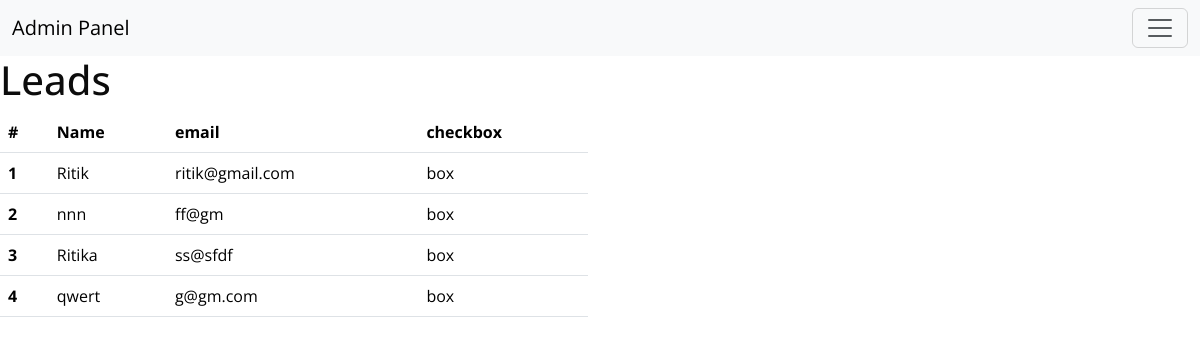
The app's page /ad (signed in) with its own data.
### app/models.py (models this page shows, shortened)
class Leads(models.Model):
    name=models.CharField(max_length=50)
    email=models.EmailField(unique=True)

### Future/decorators.py (the view)
        def wrapper_func(request,*args,**kwargs):
            print('working',allowed_roles)
            group=None
            if request.user.groups.exists():
                group=request.user.groups.all()[0].name
            if group in allowed_roles:
                return view_func(request,*args,**kwargs)
            else:
                return HttpResponse('not authorized')

### app/views.py (called while the page is built)
@login_required(login_url='admin_login')
@allowed_users(allowed_roles=['User_adm'])
def admin_home(request):
    leads=Leads.objects.all()
    context={
        'leads':leads
    }
    return render (request,'admin_home.html',context)

### templates/admin_home.html (shortened to what this page needs)
{% extends "admin_base.html" %}
{% block page %}
<h1>
    Leads
</h1>
<div class="row justify-content-start">
<div class="col-6">
<table class="table">
    <thead>
      <tr>
        <th scope="col">#</th>
        <th scope="col">Name</th>
        <th scope="col">email</th>
        <th scope="col">checkbox</th>
      </tr>
    </thead>
    <tbody>
        {% for i in leads %}
      <tr>
        <th scope="row">{{forloop.counter}}</th>
        <td>{{i.name}}</td>
        <td>{{i.email}}</td>
        <td>box</td>
      </tr>
      {% endfor %}
</tbody></table>
</div>
{% endblock page %}

### static/css/style.css (style rules this page uses)
body { font-family: "Open Sans", sans-serif; color: #0c0c0c; background-color: #ffffff; overflow-x: hidden; }

### records on screen
Leads: name "Ritik", email "ritik@gmail.com"
Leads: name "nnn", email "ff@gm"
Leads: name "Ritika", email "ss@sfdf"
Leads: name "qwert", email "g@gm.com"
